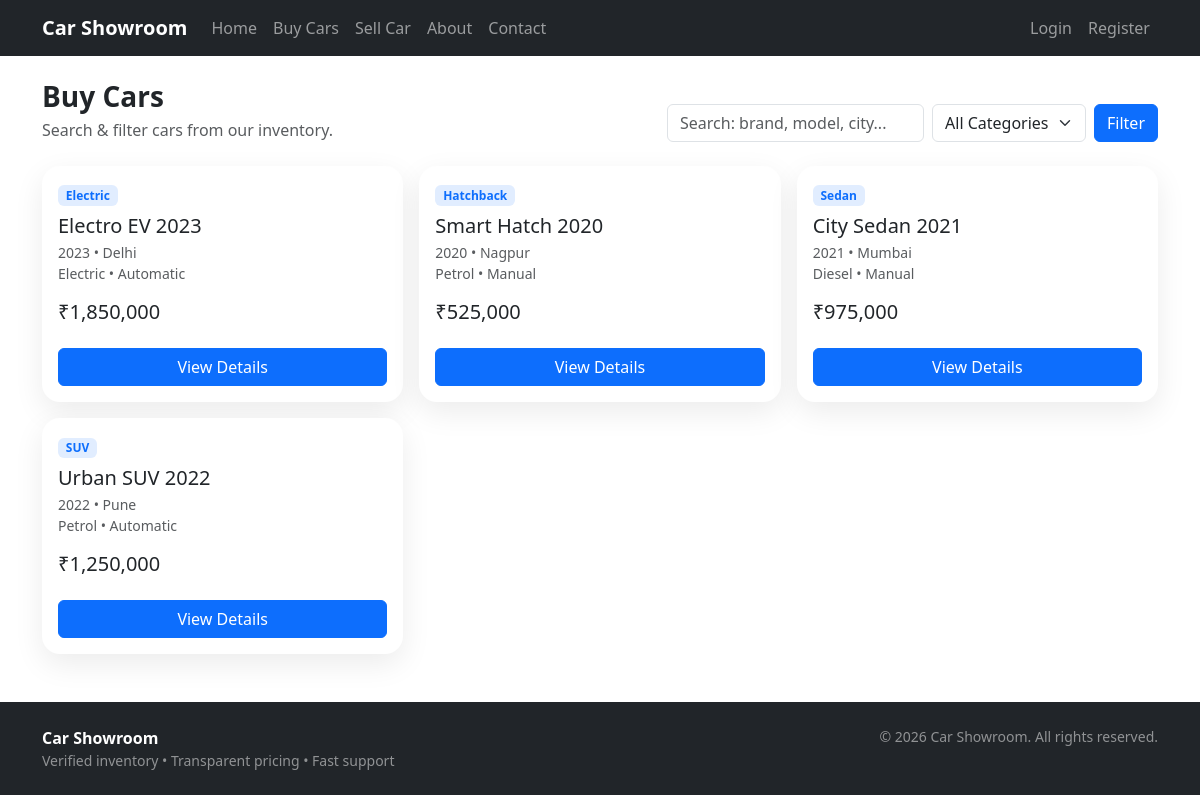
The page /user/buy_cars.php on the database its author committed.
### tables this page shows
CREATE TABLE cars (
  id INT AUTO_INCREMENT PRIMARY KEY,
  category_id INT NULL,
  title VARCHAR(150) NOT NULL,
  brand VARCHAR(100) NOT NULL,
  model VARCHAR(100) NOT NULL,
  car_year INT NOT NULL,
  fuel VARCHAR(50) NOT NULL,
  transmission VARCHAR(50) NOT NULL,
  price DECIMAL(12,2) NOT NULL,
  mileage_km INT NOT NULL DEFAULT 0,
  location VARCHAR(100) NOT NULL,
  description TEXT NULL,
  status VARCHAR(50) NOT NULL DEFAULT 'Published',
  created_at TIMESTAMP NOT NULL DEFAULT CURRENT_TIMESTAMP,
  CONSTRAINT fk_car_cat FOREIGN KEY (category_id) REFERENCES categories(id)
);

CREATE TABLE categories (
  id INT AUTO_INCREMENT PRIMARY KEY,
  name VARCHAR(100) NOT NULL,
  slug VARCHAR(100) NOT NULL,
  is_active TINYINT(1) NOT NULL DEFAULT 1
);

### app/init.php (called while the page is built, shortened)
<?php
function db(){
  static $m = null;
  if ($m) return $m;
  $m = @new mysqli(DB_HOST, DB_USER, DB_PASS, DB_NAME, (int)DB_PORT);
  $m->set_charset('utf8mb4');
  return $m;
}
function esc($s){ return htmlspecialchars((string)$s, ENT_QUOTES, 'UTF-8'); }

### user/buy_cars.php (the view, shortened to what this page needs)
<?php require_once __DIR__ . '/../includes/head.php'; ?>
<?php require_once __DIR__ . '/../includes/navbar.php'; ?>
<?php
$qry=trim(isset($_GET['q'])?$_GET['q']:'');
$where="WHERE c.status='Published'";
$cars=array();
$sql="SELECT c.id,c.title,c.price,c.location,c.car_year,c.fuel,c.transmission,cat.name category
      FROM cars c LEFT JOIN categories cat ON cat.id=c.category_id
      $where ORDER BY c.id DESC";
$r=db()->query($sql);
if($r){ while($row=$r->fetch_assoc()) $cars[]=$row; }
?>
<div class="container my-4">
  <div class="d-flex flex-wrap gap-2 align-items-end justify-content-between">
    <div>
      <h3 class="fw-bold mb-1">Buy Cars</h3>
      <p class="text-muted mb-0">Search & filter cars from our inventory.</p>
    </div>
    <form class="row g-2" method="get">
      <div class="col-auto">
        <input class="form-control" name="q" placeholder="Search: brand, model, city..." value="<?php echo esc($qry); ?>">
      </div>
      <div class="col-auto">
        <select class="form-select" name="cat">
          <option value="0">All Categories</option>
        </select>
      </div>
      <div class="col-auto">
        <button class="btn btn-primary">Filter</button>
      </div>
    </form>
  </div>
  <div class="row g-3 mt-2">
    <?php foreach($cars as $c): ?>
      <div class="col-md-6 col-lg-4">
        <div class="card card-soft h-100">
          <div class="card-body">
            <span class="badge badge-soft"><?php echo esc($c['category'] ?: 'Car'); ?></span>
            <h5 class="mt-2 mb-1"><?php echo esc($c['title']); ?></h5>
            <div class="text-muted small"><?php echo (int)$c['car_year']; ?> • <?php echo esc($c['location']); ?></div>
            <div class="text-muted small"><?php echo esc($c['fuel']); ?> • <?php echo esc($c['transmission']); ?></div>
            <div class="h5 mt-3">₹<?php echo number_format((float)$c['price']); ?></div>
            <a class="btn btn-primary w-100 mt-3" href="<?php echo BASE_URL; ?>user/car_details.php?id=<?php echo (int)$c['id']; ?>">View Details</a>
          </div>
        </div>
      </div>
    <?php endforeach; ?>
  </div>
</div>
<?php require_once __DIR__ . '/../includes/footer.php'; ?>

### assets/css/style.css (style rules this page uses)
.card-soft { border:0; border-radius:18px; box-shadow:0 10px 30px rgba(0,0,0,.08); }
.badge-soft { background:rgba(13,110,253,.12); color:#0d6efd; }

### rows shown on the page
cars: category.name "Electric", title "Electro EV 2023", car_year "2023", location "Delhi", fuel "Electric", transmission "Automatic", price "1,850,000"
cars: category.name "Hatchback", title "Smart Hatch 2020", car_year "2020", location "Nagpur", fuel "Petrol", transmission "Manual", price "525,000"
cars: category.name "Sedan", title "City Sedan 2021", car_year "2021", location "Mumbai", fuel "Diesel", transmission "Manual", price "975,000"
cars: category.name "SUV", title "Urban SUV 2022", car_year "2022", location "Pune", fuel "Petrol", transmission "Automatic", price "1,250,000"
